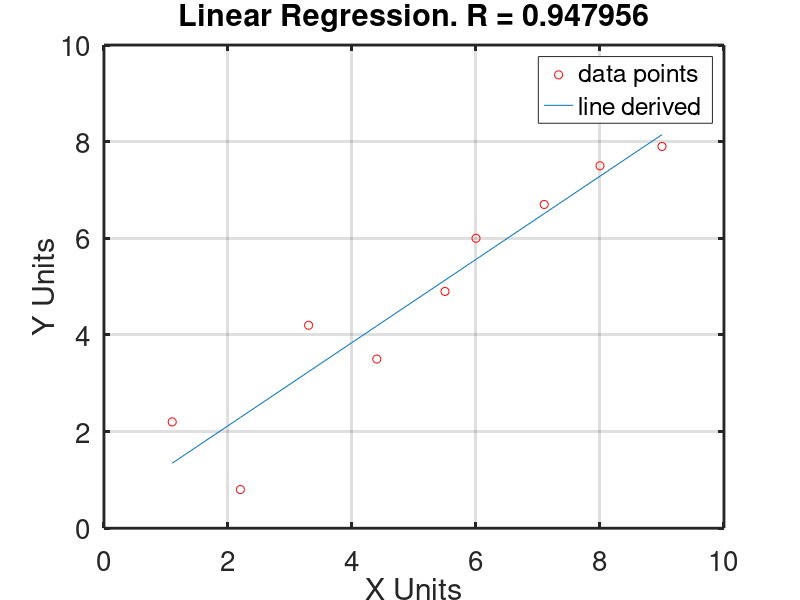

This figure's MATLAB source:
#Michael Ellerkamp, NumAnalysis
#Linear Regression file

# x = x
# y = y

#Our Data
x = [1.1,2.2,3.3,4.4,5.5,6,7.1,8,9]
y = [2.2,0.8,4.2,3.5,4.9,6,6.7,7.5,7.9]
#Important that x and y have the same length, do not make me have to implement error detection!!!
disp("\nData!!!\n")
N = length(x)
#All of our sums
disp("\nSums:\n")
Sum_X = sum(x)
Sum_X2 = sum(x.^2)
Sum_Y = sum(y)
Sum_Y2 = sum(y.^2)
Sum_XY = sum(x.*y)
#Means
disp("\nMeans!!\n")
Mean_X = mean(x)
Mean_Y = mean(y)
#this uses the L sub AB functions.
disp("\nL functions!!!\n")
Lxy = N*Sum_XY - Sum_X*Sum_Y
Lxx = N*Sum_X2-power(Sum_X,2)
Lyy = N*Sum_Y2-power(Sum_Y,2)
#now for B, M, and the equation
disp("\nB,M, and Equation!!!!\n")
M = Lxy / Lxx
B = Mean_Y - (M * Mean_X)
printf("Our equation is: y = %dx + %d",M, B)
#now for R value
disp("\nR-Value:\n")
R = Lxy / (sqrt(Lxx)*sqrt(Lyy))
#Now to add plotting this out.
#Even for testing I don't care to output this so it will have the ;
y2 = M.*x + B;
#we are plotting the initial x,y data as red circles 'or'
#Our new equation will be plotted as a regular line x,y2
plot(x,y,'or',x,y2)
xlabel("X Units")
ylabel("Y Units")
title(sprintf("Linear Regression. R = %d",R))
grid on
legend('data points', 'line derived')
set(gca, "linewidth", 2, "fontsize", 20)
